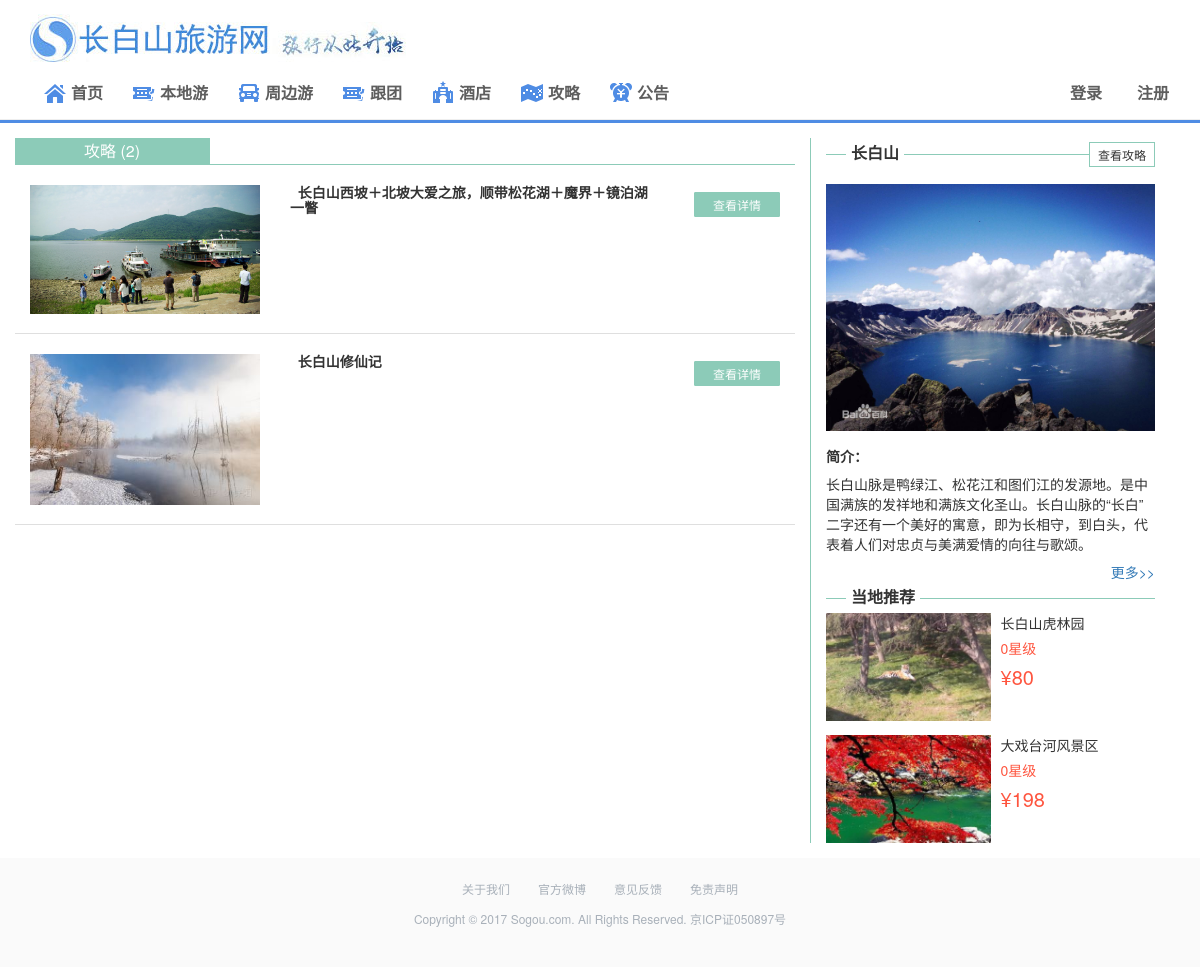
The app's page /strategy.php with its own data.
### tables this page shows
CREATE TABLE `strategy` (
  `id` int(11) NOT NULL,
  `name` varchar(30) NOT NULL COMMENT '标题',
  `poster` varchar(30) NOT NULL COMMENT '封面图',
  `type` int(11) NOT NULL COMMENT '类型',
  `detail` text NOT NULL COMMENT '详情',
  `addtime` datetime NOT NULL COMMENT '修改时间'
);

CREATE TABLE `sight` (
  `id` int(11) NOT NULL,
  `name` varchar(20) NOT NULL COMMENT '景区名',
  `rank` varchar(20) NOT NULL COMMENT '级别',
  `theme` varchar(30) NOT NULL COMMENT '游玩主题',
  `poster` varchar(30) DEFAULT NULL COMMENT '封面图',
  `addressp` varchar(30) NOT NULL COMMENT '经纬度地址',
  `addressd` varchar(30) NOT NULL COMMENT '详细地址',
  `opentime` varchar(20) NOT NULL COMMENT '开放时间',
  `support` varchar(30) NOT NULL COMMENT '服务保障',
  `price` int(11) NOT NULL COMMENT '价格',
  `description` text NOT NULL COMMENT '景区简介',
  `notice` text NOT NULL COMMENT '入园须知',
  `star` int(11) NOT NULL COMMENT '星级',
  `type` int(11) NOT NULL COMMENT '类型',
  `city` varchar(20) NOT NULL COMMENT '所在城市',
  `addtime` datetime NOT NULL COMMENT '修改时间'
);

### strategy.php (the view, shortened to what this page needs)
<?php include("conn.php") ?>
<?php
        $sql ="SELECT * FROM `strategy`";
        $title = "攻略";
        $result = mysqli_query($conn,$sql);
        $count = mysqli_num_rows($result);
    ?>
  <!DOCTYPE html>
  <html lang="zh-cn">
  <head>
    <?php include('header_meta.php'); ?>
      <link rel="stylesheet" type="text/css" href="css/main1.css" />
  </head>
  <body>
    <?php include('header.php'); ?>
        <div class="container margin5">
          <div class="row clearfix" align="center">
            <div class="col-md-8 col-xs-12">
              <div class="row clearfix">
                <div class="col-md-12 col-xs-12 changeroods">
                  <div class="col-md-3 col-xs-4 changerood active">
                  <?=$title?> (<?=$count?>)
                  </div>
                </div>
              </div>
              <div class="row clearfix">
                <div class="col-md-12 padding1" align="left">
                  <?php
                    if(mysqli_affected_rows($conn)>0) {
                        mysqli_data_seek($result,0);
                        while ($row = mysqli_fetch_array($result)) {
                            ?>
                            <div class="col-md-12 placerow">
                                <div class="col-md-4">
                                    <img src="image/strategy_<?=$row['id']?>.jpg" class="img-responsive margin6">
                                </div>
                                <div class="col-md-6">
                                    <h5><b>&nbsp;&nbsp;<?=$row['name']?></b></h5>
                                </div>
                                <div class="col-md-2 phonestyle1">
                                    <a href="strategy_detail.php?id=<?=$row['id']?>" class="btn btn-more">查看详情</a>
                                </div>
                            </div>
                            <?php
                        }
                    }else{
                        echo "<div class='col-md-12 text-center'>尚无数据</div>";
                    }
                    ?>
                </div>
              </div>
            </div>
            <div class="col-md-4 col-xs-12" align="left">
              <div class="col-md-12 rightpart">
              <?php include('recom_sight.php'); ?>
              </div>
            </div>
          </div>
        </div>
        <?php include("footer.php") ?>

### recom_sight.php (shortened to what this page needs)
<div class="col-md-12 mainpart4">
    <a href="#" class="a2"><b>长白山</b></a>
    <a href="strategy.php" class="a3" title="进入攻略页">查看攻略</a>
</div>
<div class="col-md-12 padding1 padding3">
    <img src="image/cbsdetail.jpg" class="img-responsive margin5">
    <p><b>简介：</b></p>
    <p>长白山脉是鸭绿江、松花江和图们江的发源地。是中国满族的发祥地和满族文化圣山。长白山脉的“长白”二字还有一个美好的寓意，即为长相守，到白头，代表着人们对忠贞与美满爱情的向往与歌颂。</p>
    <div align="right">
    <a href="strategy.php" align="right">更多>></a>
    </div>
</div>
<div class="col-md-12 mainpart4">
    <a href="sight.php" class="a2"><b>当地推荐</b></a>
</div>
<?php
    $re_sql = "SELECT * FROM `sight` WHERE TYPE = '1' ORDER BY rand() LIMIT 2";
    $re_result = mysqli_query($conn,$re_sql);
    if(mysqli_affected_rows($conn)>0) {
        mysqli_data_seek($re_result,0);
        while ($re_row = mysqli_fetch_array($re_result)) {
            ?>
<div class="col-md-12 padding1 padding3">
    <div class="col-md-6 padding1">
    <a href="sight_detail.php?id=<?=$re_row['id']?>"><img src="image/sight_<?=$re_row['id']?>.jpg" class="img-responsive" ></a>
    </div>
    <div class="col-md-6 padding1">
    <p class="zhoubian"><?=$re_row['name']?></p>
    <p class="star2 zhoubian"><?=$re_row['star']?>星级</p>
    <p class="font4 zhoubian">¥<?=$re_row['price']?></p>
    </div>
</div>
<?php
                        }
                    }else{
                        echo "<div class='col-md-12 text-center'>尚无数据</div>";
                    }
                    ?>

### css/main1.css (style rules this page uses)
body { background-color: #ffffff; }
@media (min-width: 768px) { .container { width: 738px; } }
@media (min-width: 992px) { .container { width: 960px; } }
@media (min-width: 1200px) { .container { width: 1170px; } }
p { margin: 0px 0 8px; }
a { text-decoration:none !important; }
.star2 { font-size: 12px; line-height: 14px; color: #FE553F; }
.padding1 { padding-right: 0px; padding-left: 0px; }
.padding3 { padding-top:14px; }
.margin5 { margin-top:15px; margin-bottom:15px; }
.margin6 { margin-bottom:5px; }
.font4 { color: #FE553F; font-size: 20px !important; }
.zhoubian { font-size: 14px; padding-left: 10px; padding-right: 10px; }
.btn { padding: 2px 12px; width: 109px; background-color: #ff894b; font-size: 18px; color: #ffffff; border-radius: 0px; border:1px solid #ff894b; }
.btn-more { color: #fff !important; background-color: #8ccbb8; border-color: #8ccbb8; border-radius: 1px; width: 86px; cursor: pointer; font-size: 12px; padding-top:3px; padding-bottom:3px; margin-top: 7px; }
@media (min-width: 993px) { .rightpart { border-left: 1px solid #8ccbb8; } }
.mainpart4 { border-bottom: 1px solid #8ccbb8; padding-top: 8px; padding-right: 0px; padding-left: 0px; margin-top: 8px; }
.phonestyle1 { text-align: right; }
.a2 { color: #333; font-size: 16px; display: inline-block; text-decoration:none; background-color: #ffffff; position: absolute; left: 20px; padding:0px 5px; margin-top: -12px; }
.a3 { color: #333; font-size: 12px; display: inline-block; text-decoration:none; background-color: #ffffff; position: absolute; right: 0px; padding:3px 8px; margin-top: -12px; border:1px solid #8ccbb8; }
.changeroods { border-bottom: 1px solid #8ccbb8; padding-left: 0px; padding-right: 0px; font-size: 16px; }
.changeroods .active { background-color:#8ccbb8; color: #ffffff; }
.changerood { padding-left: 0px; padding-right: 0px; border-right: 1px solid #8ccbb8; line-height: 26px; cursor:pointer; color: #8ccbb8; }
.placerow { padding: 20px 0 14px; border-bottom: 1px solid #dfdfdf; }
.placerow h5 { margin-top:0px; margin-bottom: 20px; }

### records on screen
strategy: shows a picture, name "长白山西坡＋北坡大爱之旅，顺带松花湖＋魔界＋镜泊湖一瞥"
strategy: shows a picture, name "长白山修仙记"
sight: shows a picture, name "长白山虎林园", star "0", price "80"
sight: shows a picture, name "大戏台河风景区", star "0", price "198"

### other values on screen
$title "攻略"
$count "2"
